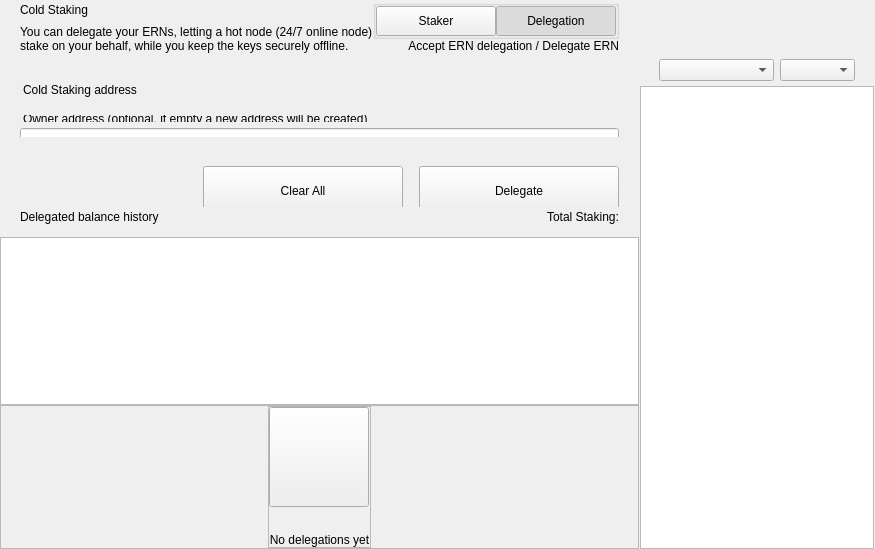
<?xml version="1.0" encoding="UTF-8"?>
<ui version="4.0">
 <class>ColdStakingWidget</class>
 <widget class="QWidget" name="ColdStakingWidget">
  <property name="geometry">
   <rect>
    <x>0</x>
    <y>0</y>
    <width>629</width>
    <height>549</height>
   </rect>
  </property>
  <property name="windowTitle">
   <string>Form</string>
  </property>
  <layout class="QHBoxLayout" name="horizontalLayout_1" stretch="2,1">
   <property name="spacing">
    <number>0</number>
   </property>
   <property name="leftMargin">
    <number>0</number>
   </property>
   <property name="topMargin">
    <number>0</number>
   </property>
   <property name="rightMargin">
    <number>0</number>
   </property>
   <property name="bottomMargin">
    <number>0</number>
   </property>
   <item>
    <widget class="QWidget" name="left" native="true">
     <layout class="QVBoxLayout" name="verticalLayout_3">
      <property name="leftMargin">
       <number>0</number>
      </property>
      <property name="topMargin">
       <number>0</number>
      </property>
      <property name="rightMargin">
       <number>0</number>
      </property>
      <property name="bottomMargin">
       <number>0</number>
      </property>
      <item>
       <layout class="QVBoxLayout" name="verticalLayout_2">
        <property name="spacing">
         <number>0</number>
        </property>
        <item>
         <layout class="QVBoxLayout" name="verticalLayoutTop">
          <property name="spacing">
           <number>0</number>
          </property>
          <property name="leftMargin">
           <number>0</number>
          </property>
          <property name="rightMargin">
           <number>0</number>
          </property>
          <item>
           <widget class="QWidget" name="containerTitle" native="true">
            <property name="sizePolicy">
             <sizepolicy hsizetype="Preferred" vsizetype="Minimum">
              <horstretch>0</horstretch>
              <verstretch>0</verstretch>
             </sizepolicy>
            </property>
            <property name="maximumSize">
             <size>
              <width>16777215</width>
              <height>100</height>
             </size>
            </property>
            <layout class="QHBoxLayout" name="containerTitleLayout">
             <property name="spacing">
              <number>0</number>
             </property>
             <property name="leftMargin">
              <number>20</number>
             </property>
             <property name="topMargin">
              <number>0</number>
             </property>
             <property name="rightMargin">
              <number>20</number>
             </property>
             <property name="bottomMargin">
              <number>0</number>
             </property>
             <item>
              <layout class="QVBoxLayout" name="verticalLayout11">
               <property name="spacing">
                <number>5</number>
               </property>
               <item>
                <widget class="QLabel" name="labelTitle">
                 <property name="text">
                  <string>Cold Staking</string>
                 </property>
                </widget>
               </item>
               <item>
                <widget class="QLabel" name="labelSubtitle1">
                 <property name="maximumSize">
                  <size>
                   <width>16777215</width>
                   <height>16777215</height>
                  </size>
                 </property>
                 <property name="text">
                  <string>You can delegate your ERNs, letting a hot node (24/7 online node)
stake on your behalf, while you keep the keys securely offline.</string>
                 </property>
                </widget>
               </item>
              </layout>
             </item>
             <item>
              <spacer name="horizontalSpacer">
               <property name="orientation">
                <enum>Qt::Horizontal</enum>
               </property>
               <property name="sizeHint" stdset="0">
                <size>
                 <width>40</width>
                 <height>20</height>
                </size>
               </property>
              </spacer>
             </item>
             <item>
              <widget class="QWidget" name="containerViewPrivacyChecks" native="true">
               <layout class="QVBoxLayout" name="containerPrivacyChecks">
                <property name="spacing">
                 <number>0</number>
                </property>
                <property name="leftMargin">
                 <number>0</number>
                </property>
                <property name="topMargin">
                 <number>0</number>
                </property>
                <property name="rightMargin">
                 <number>0</number>
                </property>
                <property name="bottomMargin">
                 <number>0</number>
                </property>
                <item alignment="Qt::AlignHCenter|Qt::AlignVCenter">
                 <widget class="QGroupBox" name="groupBox">
                  <property name="title">
                   <string/>
                  </property>
                  <layout class="QHBoxLayout" name="horizontalLayout_2_1">
                   <property name="spacing">
                    <number>0</number>
                   </property>
                   <property name="leftMargin">
                    <number>0</number>
                   </property>
                   <property name="topMargin">
                    <number>0</number>
                   </property>
                   <property name="rightMargin">
                    <number>0</number>
                   </property>
                   <property name="bottomMargin">
                    <number>0</number>
                   </property>
                   <item>
                    <widget class="QPushButton" name="pushLeft">
                     <property name="minimumSize">
                      <size>
                       <width>120</width>
                       <height>30</height>
                      </size>
                     </property>
                     <property name="maximumSize">
                      <size>
                       <width>120</width>
                       <height>30</height>
                      </size>
                     </property>
                     <property name="focusPolicy">
                      <enum>Qt::NoFocus</enum>
                     </property>
                     <property name="text">
                      <string>Staker</string>
                     </property>
                     <property name="checkable">
                      <bool>true</bool>
                     </property>
                     <property name="autoExclusive">
                      <bool>true</bool>
                     </property>
                    </widget>
                   </item>
                   <item>
                    <widget class="QPushButton" name="pushRight">
                     <property name="minimumSize">
                      <size>
                       <width>120</width>
                       <height>30</height>
                      </size>
                     </property>
                     <property name="maximumSize">
                      <size>
                       <width>120</width>
                       <height>30</height>
                      </size>
                     </property>
                     <property name="focusPolicy">
                      <enum>Qt::NoFocus</enum>
                     </property>
                     <property name="text">
                      <string>Delegation</string>
                     </property>
                     <property name="checkable">
                      <bool>true</bool>
                     </property>
                     <property name="checked">
                      <bool>true</bool>
                     </property>
                     <property name="autoExclusive">
                      <bool>true</bool>
                     </property>
                    </widget>
                   </item>
                  </layout>
                 </widget>
                </item>
                <item alignment="Qt::AlignTop">
                 <widget class="QLabel" name="labelSubtitle2">
                  <property name="text">
                   <string>Accept ERN delegation / Delegate ERN</string>
                  </property>
                  <property name="alignment">
                   <set>Qt::AlignRight|Qt::AlignTrailing|Qt::AlignVCenter</set>
                  </property>
                 </widget>
                </item>
               </layout>
              </widget>
             </item>
            </layout>
           </widget>
          </item>
          <item>
           <spacer name="verticalSpacer_2">
            <property name="orientation">
             <enum>Qt::Vertical</enum>
            </property>
            <property name="sizeType">
             <enum>QSizePolicy::Fixed</enum>
            </property>
            <property name="sizeHint" stdset="0">
             <size>
              <width>20</width>
              <height>30</height>
             </size>
            </property>
           </spacer>
          </item>
          <item>
           <widget class="QWidget" name="containerSend" native="true">
            <property name="minimumSize">
             <size>
              <width>0</width>
              <height>50</height>
             </size>
            </property>
            <layout class="QVBoxLayout" name="containerSendRow">
             <property name="spacing">
              <number>6</number>
             </property>
             <property name="leftMargin">
              <number>0</number>
             </property>
             <property name="topMargin">
              <number>0</number>
             </property>
             <property name="rightMargin">
              <number>0</number>
             </property>
             <property name="bottomMargin">
              <number>0</number>
             </property>
             <item>
              <widget class="QLabel" name="labelEditTitle">
               <property name="maximumSize">
                <size>
                 <width>16777215</width>
                 <height>30</height>
                </size>
               </property>
               <property name="styleSheet">
                <string notr="true">padding-left:20px; padding-bottom:3px;</string>
               </property>
               <property name="text">
                <string>Cold Staking address</string>
               </property>
              </widget>
             </item>
             <item>
              <spacer name="verticalSpacer_6">
               <property name="orientation">
                <enum>Qt::Vertical</enum>
               </property>
               <property name="sizeType">
                <enum>QSizePolicy::Fixed</enum>
               </property>
               <property name="sizeHint" stdset="0">
                <size>
                 <width>20</width>
                 <height>9</height>
                </size>
               </property>
              </spacer>
             </item>
             <item>
              <widget class="QWidget" name="containerOwner" native="true">
               <layout class="QVBoxLayout" name="vContainerOwner">
                <property name="spacing">
                 <number>4</number>
                </property>
                <property name="leftMargin">
                 <number>20</number>
                </property>
                <property name="topMargin">
                 <number>0</number>
                </property>
                <property name="rightMargin">
                 <number>20</number>
                </property>
                <property name="bottomMargin">
                 <number>0</number>
                </property>
                <item>
                 <widget class="QLabel" name="labelSubtitleDescription">
                  <property name="maximumSize">
                   <size>
                    <width>16777215</width>
                    <height>20</height>
                   </size>
                  </property>
                  <property name="styleSheet">
                   <string notr="true">margin-bottom:2px;
                   margin-left:0.05px;
                   padding:0px;</string>
                  </property>
                  <property name="text">
                   <string>Owner address (optional, if empty a new address will be created)</string>
                  </property>
                 </widget>
                </item>
                <item>
                 <widget class="QLineEdit" name="lineEditOwnerAddress">
                  <property name="minimumSize">
                   <size>
                    <width>0</width>
                    <height>50</height>
                   </size>
                  </property>
                  <property name="maximumSize">
                   <size>
                    <width>16777215</width>
                    <height>50</height>
                   </size>
                  </property>
                  <property name="styleSheet">
                   <string notr="true"/>
                  </property>
                  <property name="placeholderText">
                   <string>Enter owner address</string>
                  </property>
                 </widget>
                </item>
               </layout>
              </widget>
             </item>
            </layout>
           </widget>
          </item>
         </layout>
        </item>
        <item>
         <spacer name="verticalSpacer_3">
          <property name="orientation">
           <enum>Qt::Vertical</enum>
          </property>
          <property name="sizeType">
           <enum>QSizePolicy::Minimum</enum>
          </property>
          <property name="sizeHint" stdset="0">
           <size>
            <width>20</width>
            <height>20</height>
           </size>
          </property>
         </spacer>
        </item>
        <item>
         <widget class="QWidget" name="containerBtn" native="true">
          <property name="minimumSize">
           <size>
            <width>0</width>
            <height>50</height>
           </size>
          </property>
          <layout class="QHBoxLayout" name="horizontalLayout">
           <property name="rightMargin">
            <number>20</number>
           </property>
           <item>
            <spacer name="horizontalSpacer_2">
             <property name="orientation">
              <enum>Qt::Horizontal</enum>
             </property>
             <property name="sizeHint" stdset="0">
              <size>
               <width>200</width>
               <height>20</height>
              </size>
             </property>
            </spacer>
           </item>
           <item>
            <layout class="QHBoxLayout" name="horizontalLayout_7">
             <item>
              <spacer name="horizontalSpacer_3">
               <property name="orientation">
                <enum>Qt::Horizontal</enum>
               </property>
               <property name="sizeType">
                <enum>QSizePolicy::Expanding</enum>
               </property>
               <property name="sizeHint" stdset="0">
                <size>
                 <width>40</width>
                 <height>20</height>
                </size>
               </property>
              </spacer>
             </item>
             <item>
              <widget class="QPushButton" name="pushButtonClear">
               <property name="minimumSize">
                <size>
                 <width>200</width>
                 <height>50</height>
                </size>
               </property>
               <property name="focusPolicy">
                <enum>Qt::NoFocus</enum>
               </property>
               <property name="text">
                <string>Clear All</string>
               </property>
              </widget>
             </item>
             <item>
              <spacer name="horizontalSpacer_4">
               <property name="orientation">
                <enum>Qt::Horizontal</enum>
               </property>
               <property name="sizeType">
                <enum>QSizePolicy::Fixed</enum>
               </property>
               <property name="sizeHint" stdset="0">
                <size>
                 <width>10</width>
                 <height>20</height>
                </size>
               </property>
              </spacer>
             </item>
             <item>
              <widget class="QPushButton" name="pushButtonSend">
               <property name="minimumSize">
                <size>
                 <width>200</width>
                 <height>50</height>
                </size>
               </property>
               <property name="maximumSize">
                <size>
                 <width>200</width>
                 <height>50</height>
                </size>
               </property>
               <property name="focusPolicy">
                <enum>Qt::NoFocus</enum>
               </property>
               <property name="text">
                <string>Delegate</string>
               </property>
              </widget>
             </item>
            </layout>
           </item>
          </layout>
         </widget>
        </item>
        <item>
         <widget class="QWidget" name="containerHistoryLabel" native="true">
          <layout class="QHBoxLayout" name="horizontalLayout_4">
           <property name="spacing">
            <number>0</number>
           </property>
           <property name="leftMargin">
            <number>20</number>
           </property>
           <property name="topMargin">
            <number>0</number>
           </property>
           <property name="rightMargin">
            <number>20</number>
           </property>
           <property name="bottomMargin">
            <number>0</number>
           </property>
           <item>
            <widget class="QWidget" name="verticalWidget" native="true">
             <property name="minimumSize">
              <size>
               <width>100</width>
               <height>0</height>
              </size>
             </property>
             <layout class="QVBoxLayout" name="verticalLayout_58">
              <property name="leftMargin">
               <number>0</number>
              </property>
              <property name="topMargin">
               <number>0</number>
              </property>
              <property name="rightMargin">
               <number>0</number>
              </property>
              <property name="bottomMargin">
               <number>0</number>
              </property>
              <item>
               <widget class="QLabel" name="labelListHistory">
                <property name="text">
                 <string>Delegated balance history</string>
                </property>
               </widget>
              </item>
             </layout>
            </widget>
           </item>
           <item>
            <spacer name="horizontalSpacer_5">
             <property name="orientation">
              <enum>Qt::Horizontal</enum>
             </property>
             <property name="sizeHint" stdset="0">
              <size>
               <width>40</width>
               <height>20</height>
              </size>
             </property>
            </spacer>
           </item>
           <item>
            <widget class="QLabel" name="labelStakingTotal">
             <property name="text">
              <string>Total Staking:</string>
             </property>
            </widget>
           </item>
          </layout>
         </widget>
        </item>
        <item>
         <layout class="QVBoxLayout" name="verticalLayout_64">
          <property name="spacing">
           <number>0</number>
          </property>
          <item>
           <spacer name="verticalSpacer_44">
            <property name="orientation">
             <enum>Qt::Vertical</enum>
            </property>
            <property name="sizeType">
             <enum>QSizePolicy::Fixed</enum>
            </property>
            <property name="sizeHint" stdset="0">
             <size>
              <width>20</width>
              <height>10</height>
             </size>
            </property>
           </spacer>
          </item>
          <item>
           <widget class="QListView" name="listView">
            <property name="enabled">
             <bool>true</bool>
            </property>
            <property name="mouseTracking">
             <bool>true</bool>
            </property>
           </widget>
          </item>
          <item>
           <widget class="QFrame" name="emptyContainer">
            <property name="minimumSize">
             <size>
              <width>0</width>
              <height>100</height>
             </size>
            </property>
            <property name="frameShape">
             <enum>QFrame::StyledPanel</enum>
            </property>
            <property name="frameShadow">
             <enum>QFrame::Raised</enum>
            </property>
            <layout class="QVBoxLayout" name="verticalLayout_71" stretch="1,8">
             <property name="spacing">
              <number>0</number>
             </property>
             <property name="leftMargin">
              <number>0</number>
             </property>
             <property name="topMargin">
              <number>0</number>
             </property>
             <property name="rightMargin">
              <number>0</number>
             </property>
             <property name="bottomMargin">
              <number>0</number>
             </property>
             <item>
              <spacer name="verticalSpacer">
               <property name="orientation">
                <enum>Qt::Vertical</enum>
               </property>
               <property name="sizeHint" stdset="0">
                <size>
                 <width>20</width>
                 <height>20</height>
                </size>
               </property>
              </spacer>
             </item>
             <item alignment="Qt::AlignHCenter|Qt::AlignVCenter">
              <widget class="QFrame" name="emptyScreen">
               <property name="sizePolicy">
                <sizepolicy hsizetype="Expanding" vsizetype="Expanding">
                 <horstretch>0</horstretch>
                 <verstretch>0</verstretch>
                </sizepolicy>
               </property>
               <property name="frameShape">
                <enum>QFrame::StyledPanel</enum>
               </property>
               <property name="frameShadow">
                <enum>QFrame::Raised</enum>
               </property>
               <layout class="QVBoxLayout" name="verticalLayout">
                <property name="spacing">
                 <number>30</number>
                </property>
                <property name="leftMargin">
                 <number>0</number>
                </property>
                <property name="topMargin">
                 <number>0</number>
                </property>
                <property name="rightMargin">
                 <number>0</number>
                </property>
                <property name="bottomMargin">
                 <number>0</number>
                </property>
                <item alignment="Qt::AlignHCenter|Qt::AlignVCenter">
                 <widget class="QPushButton" name="pushImgEmpty">
                  <property name="minimumSize">
                   <size>
                    <width>100</width>
                    <height>100</height>
                   </size>
                  </property>
                  <property name="maximumSize">
                   <size>
                    <width>100</width>
                    <height>100</height>
                   </size>
                  </property>
                  <property name="focusPolicy">
                   <enum>Qt::NoFocus</enum>
                  </property>
                  <property name="text">
                   <string/>
                  </property>
                  <property name="iconSize">
                   <size>
                    <width>100</width>
                    <height>100</height>
                   </size>
                  </property>
                 </widget>
                </item>
                <item alignment="Qt::AlignHCenter|Qt::AlignVCenter">
                 <widget class="QLabel" name="labelEmpty">
                  <property name="styleSheet">
                   <string notr="true"/>
                  </property>
                  <property name="text">
                   <string>No delegations yet</string>
                  </property>
                  <property name="alignment">
                   <set>Qt::AlignCenter</set>
                  </property>
                 </widget>
                </item>
               </layout>
              </widget>
             </item>
            </layout>
           </widget>
          </item>
         </layout>
        </item>
       </layout>
      </item>
     </layout>
    </widget>
   </item>
   <item>
    <widget class="QWidget" name="right" native="true">
     <layout class="QVBoxLayout" name="rightContainer">
      <property name="spacing">
       <number>0</number>
      </property>
      <property name="leftMargin">
       <number>1</number>
      </property>
      <property name="topMargin">
       <number>0</number>
      </property>
      <property name="rightMargin">
       <number>1</number>
      </property>
      <property name="bottomMargin">
       <number>0</number>
      </property>
      <item>
       <widget class="QWidget" name="containerRightButtons" native="true">
        <property name="minimumSize">
         <size>
          <width>0</width>
          <height>50</height>
         </size>
        </property>
        <layout class="QVBoxLayout" name="verticalLayout_4">
         <property name="leftMargin">
          <number>19</number>
         </property>
         <property name="topMargin">
          <number>0</number>
         </property>
         <property name="rightMargin">
          <number>19</number>
         </property>
         <property name="bottomMargin">
          <number>0</number>
         </property>
         <item>
          <widget class="OptionButton" name="btnCoinControl" native="true">
           <property name="minimumSize">
            <size>
             <width>0</width>
             <height>0</height>
            </size>
           </property>
          </widget>
         </item>
         <item>
          <widget class="OptionButton" name="btnColdStaking" native="true"/>
         </item>
         <item>
          <widget class="OptionButton" name="btnMyStakingAddresses" native="true">
           <property name="sizePolicy">
            <sizepolicy hsizetype="Preferred" vsizetype="Minimum">
             <horstretch>0</horstretch>
             <verstretch>0</verstretch>
            </sizepolicy>
           </property>
          </widget>
         </item>
        </layout>
       </widget>
      </item>
      <item>
       <widget class="QWidget" name="sortWidget" native="true">
        <layout class="QHBoxLayout" name="horizontalLayout_6">
         <property name="leftMargin">
          <number>19</number>
         </property>
         <property name="rightMargin">
          <number>19</number>
         </property>
         <property name="bottomMargin">
          <number>5</number>
         </property>
         <item>
          <spacer name="horizontalSpacer_6">
           <property name="orientation">
            <enum>Qt::Horizontal</enum>
           </property>
           <property name="sizeHint" stdset="0">
            <size>
             <width>40</width>
             <height>20</height>
            </size>
           </property>
          </spacer>
         </item>
         <item>
          <widget class="QComboBox" name="comboBoxSort">
           <property name="sizePolicy">
            <sizepolicy hsizetype="Preferred" vsizetype="Fixed">
             <horstretch>0</horstretch>
             <verstretch>0</verstretch>
            </sizepolicy>
           </property>
           <property name="minimumSize">
            <size>
             <width>115</width>
             <height>0</height>
            </size>
           </property>
          </widget>
         </item>
         <item>
          <widget class="QComboBox" name="comboBoxSortOrder">
           <property name="sizePolicy">
            <sizepolicy hsizetype="Preferred" vsizetype="Fixed">
             <horstretch>0</horstretch>
             <verstretch>0</verstretch>
            </sizepolicy>
           </property>
           <property name="minimumSize">
            <size>
             <width>75</width>
             <height>0</height>
            </size>
           </property>
          </widget>
         </item>
        </layout>
       </widget>
      </item>
      <item>
       <widget class="QListView" name="listViewStakingAddress">
        <property name="enabled">
         <bool>true</bool>
        </property>
        <property name="mouseTracking">
         <bool>true</bool>
        </property>
       </widget>
      </item>
     </layout>
    </widget>
   </item>
  </layout>
 </widget>
 <customwidgets>
  <customwidget>
   <class>OptionButton</class>
   <extends>QWidget</extends>
   <header>qt/earnscoin/optionbutton.h</header>
   <container>1</container>
  </customwidget>
 </customwidgets>
 <resources/>
 <connections/>
</ui>
